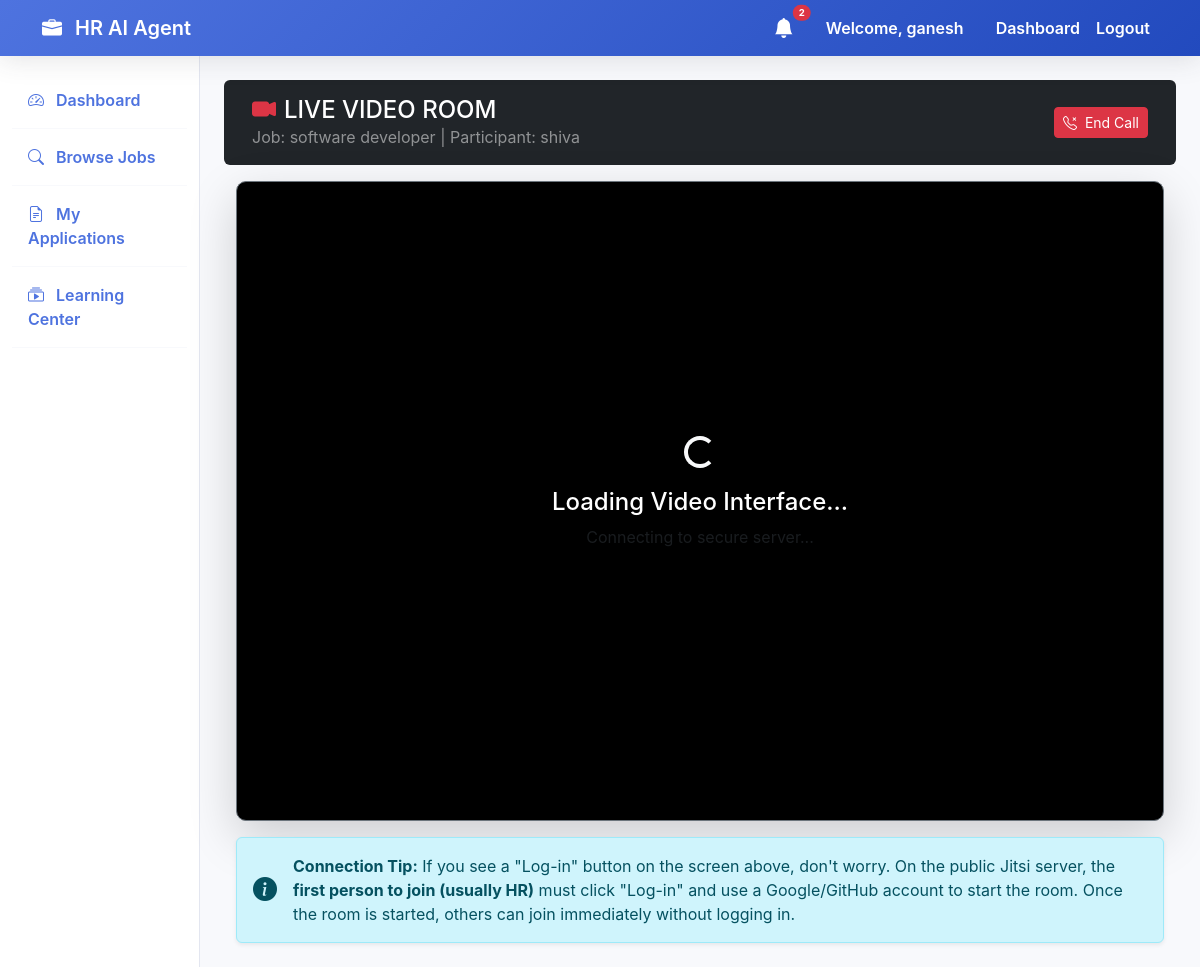
Screenshot of /interviews/live/3-7cc599ae/ (signed in) with the database file from the repository.
### accounts/models.py (models this page shows, shortened)
class User(AbstractUser):
    ROLE_CHOICES = (
        ('hr', 'HR (Recruiter)'),
        ('candidate', 'Candidate (Student/Job Seeker)'),
    )
    role = models.CharField(max_length=20, choices=ROLE_CHOICES, default='candidate')
    phone = models.CharField(max_length=15, blank=True, null=True)
    organization_name = models.CharField(max_length=255, blank=True, null=True, help_text="Required for HR role")
    profile_picture = models.ImageField(upload_to='profile_pics/', blank=True, null=True)

### interviews/models.py (models this page shows, shortened)
class LiveInterview(models.Model):
    STATUS_CHOICES = (
        ('scheduled', 'Scheduled'),
        ('completed', 'Completed'),
        ('cancelled', 'Cancelled'),
    )
    application = models.ForeignKey(Application, on_delete=models.CASCADE, related_name='live_interviews')
    interviewer = models.ForeignKey(settings.AUTH_USER_MODEL, on_delete=models.CASCADE, related_name='conducted_interviews')
    scheduled_at = models.DateTimeField()
    meeting_id = models.CharField(max_length=100, unique=True)
    status = models.CharField(max_length=20, choices=STATUS_CHOICES, default='scheduled')
    duration_minutes = models.IntegerField(default=30)
    created_at = models.DateTimeField(auto_now_add=True)

### jobs/models.py (models this page shows, shortened)
class Application(models.Model):
    STATUS_CHOICES = (
        ('applied', 'Applied'),
        ('shortlisted', 'Shortlisted'),
        ('rejected', 'Rejected'),
        ('interview', 'Interview'),
    )
    job = models.ForeignKey(Job, on_delete=models.CASCADE, related_name='applications')
    candidate = models.ForeignKey(settings.AUTH_USER_MODEL, on_delete=models.CASCADE, related_name='job_applications')
    resume = models.ForeignKey(Resume, on_delete=models.SET_NULL, null=True)
    match_score = models.FloatField(default=0.0)
    ai_feedback = models.TextField(blank=True, null=True)
    skills_matched = models.TextField(blank=True, null=True)
    missing_skills = models.TextField(blank=True, null=True)
    improvement_suggestions = models.TextField(blank=True, null=True)
    status = models.CharField(max_length=20, choices=STATUS_CHOICES, default='applied')
    applied_at = models.DateTimeField(auto_now_add=True)

class Job(models.Model):
    hr = models.ForeignKey(settings.AUTH_USER_MODEL, on_delete=models.CASCADE, related_name='posted_jobs')
    title = models.CharField(max_length=255)
    description = models.TextField()
    skills_required = models.TextField(help_text="Comma separated skills")
    experience_required = models.CharField(max_length=100)
    location = models.CharField(max_length=255)
    created_at = models.DateTimeField(auto_now_add=True)

### interviews/views.py (the view)
# urls.py: path('live/<str:meeting_id>/', views.live_interview_room, name='live_interview_room'),
@login_required
def live_interview_room(request, meeting_id):
    interview = get_object_or_404(LiveInterview, meeting_id=meeting_id)
    if request.user != interview.interviewer and request.user != interview.application.candidate:
        messages.error(request, "You are not authorized to join this interview.")
        return redirect('dashboard')
    context = {
        'interview': interview,
        'is_hr': request.user.role == 'hr',
        'jitsi_domain': "meet.jit.si",
        'room_name': f"TalentFlow-Interview-{meeting_id}",
    }
    return render(request, 'interviews/live_room.html', context)

### interviews/context_processors.py (called while the page is built)
def unread_notifications(request):
    if request.user.is_authenticated:
        count = Notification.objects.filter(recipient=request.user, is_read=False).count()
        return {'unread_notifications_count': count}
    return {'unread_notifications_count': 0}

### templates/interviews/live_room.html (shortened to what this page needs)
{% extends 'base.html' %}
{% block content %}
<div class="container-fluid">
    <div class="row mb-3 align-items-center bg-dark text-white p-3 rounded">
        <div class="col">
            <h2 class="h4 mb-0"><i class="bi bi-camera-video-fill text-danger me-2"></i>LIVE VIDEO ROOM</h2>
            <p class="text-white-50 mb-0">
                Job: {{ interview.application.job.title }} |
                Participant:
                {% if is_hr %}
                {{ interview.application.candidate.username }}
                {% else %}
                {{ interview.interviewer.username }}
                {% endif %}
            </p>
        </div>
        <div class="col-auto">
            <a href="{% url 'application_detail' interview.application.id %}" class="btn btn-danger btn-sm">
                <i class="bi bi-telephone-x me-2"></i>End Call
            </a>
        </div>
    </div>
    <div class="row">
        <div class="col-12">
            <div id="meet" class="shadow-lg border border-secondary"
                style="background: #000; min-height: 80vh; display: flex; align-items: center; justify-content: center;">
                <div class="text-center text-white">
                    <div class="spinner-border text-light mb-3" role="status">
                    </div>
                    <h4>Loading Video Interface...</h4>
                    <p class="text-muted">Connecting to secure server...</p>
                </div>
            </div>
        </div>
    </div>
    <div class="row mt-3">
        <div class="col-12">
            <div class="alert alert-info d-flex align-items-center mb-0 shadow-sm" role="alert">
                <i class="bi bi-info-circle-fill fs-4 me-3"></i>
                <div>
                    <strong>Connection Tip:</strong> If you see a "Log-in" button on the screen above, don't worry. On
                    the public Jitsi server, the <strong>first person to join (usually HR)</strong> must click "Log-in"
                    and use a Google/GitHub account to start the room. Once the room is started, others can join
                    immediately without logging in.
                </div>
            </div>
        </div>
    </div>
</div>
{% endblock %}

### templates/base.html (shortened to what this page needs)
<!DOCTYPE html>
<html lang="en">
<head>
    <link href="https://cdn.jsdelivr.net/npm/bootstrap@5.3.0/dist/css/bootstrap.min.css" rel="stylesheet">
    <link rel="stylesheet" href="https://cdn.jsdelivr.net/npm/bootstrap-icons@1.10.5/font/bootstrap-icons.css">
</head>
<body>
    <nav class="navbar navbar-expand-lg sticky-top">
        <div class="container">
            <a class="navbar-brand" href="{% url 'home' %}">
                <i class="bi bi-briefcase-fill me-2"></i> HR AI Agent
            </a>
            <div class="collapse navbar-collapse" id="navbarNav">
                <ul class="navbar-nav ms-auto">
                    {% if user.is_authenticated %}
                    <li class="nav-item me-3 d-flex align-items-center">
                        <a href="{% url 'dashboard' %}" class="nav-link position-relative py-0">
                            <i class="bi bi-bell-fill fs-5"></i>
                            {% if unread_notifications_count > 0 %}
                            <span
                                class="position-absolute top-0 start-100 translate-middle badge rounded-pill bg-danger"
                                style="font-size: 0.6rem;">
                                {{ unread_notifications_count }}
                            </span>
                            {% endif %}
                        </a>
                    </li>
                    <li class="nav-link text-white me-3">Welcome, {{ user.username }}</li>
                    <li class="nav-item">
                        <a class="nav-link" href="{% url 'dashboard' %}">Dashboard</a>
                    </li>
                    <li class="nav-item">
                        <form action="{% url 'logout' %}" method="post" class="d-inline">
                            <button type="submit" class="nav-link btn btn-link"
                                style="text-decoration: none;">Logout</button>
                        </form>
                    </li>
                    {% endif %}
                </ul>
            </div>
        </div>
    </nav>
    <div class="container-fluid">
        <div class="row">
            {% if user.is_authenticated %}
            <nav class="col-md-3 col-lg-2 d-md-block sidebar collapse">
                <div class="position-sticky pt-3">
                    <ul class="nav flex-column">
                        <li class="nav-item">
                            <a class="nav-link active" href="{% url 'dashboard' %}">
                                <i class="bi bi-speedometer2 me-2"></i> Dashboard
                            </a>
                        </li>
                        {% if user.role == 'hr' %}
                        <li class="nav-item">
                            <a class="nav-link" href="{% url 'post_job' %}">
                                <i class="bi bi-plus-circle me-2"></i> Post Job
                            </a>
                        </li>
                        <li class="nav-item">
                            <a class="nav-link" href="{% url 'hr_jobs' %}">
                                <i class="bi bi-list-task me-2"></i> My Jobs
                            </a>
                        </li>
                        {% else %}
                        <li class="nav-item">
                            <a class="nav-link" href="{% url 'job_list' %}">
                                <i class="bi bi-search me-2"></i> Browse Jobs
                            </a>
                        </li>
                        <li class="nav-item">
                            <a class="nav-link" href="{% url 'my_applications' %}">
                                <i class="bi bi-file-earmark-text me-2"></i> My Applications
                            </a>
                        </li>
                        <li class="nav-item">
                            <a class="nav-link" href="{% url 'course_list' %}">
                                <i class="bi bi-collection-play me-2"></i> Learning Center
                            </a>
                        </li>
                        {% endif %}
                    </ul>
                </div>
            </nav>
            <main class="col-md-9 ms-sm-auto col-lg-10 px-md-4 py-4">
                {% block content %}{% endblock %}
            </main>
            {% endif %}
        </div>
    </div>
</body>
</html>

### templates/base.html (style rules this page uses)
:root { --primary-color: #4e73df; --secondary-color: #858796; --success-color: #1cc88a; --info-color: #36b9cc; --warning-color: #f6c23e; --danger-color: #e74a3b; --dark-bg: #f8f9fc; }
body { font-family: 'Inter', -apple-system, BlinkMacSystemFont, "Segoe UI", Roboto, "Helvetica Neue", Arial, sans-serif; background-color: var(--dark-bg); color: #5a5c69; }
.navbar { background: linear-gradient(135deg, #4e73df 0%, #224abe 100%); box-shadow: 0 0.15rem 1.75rem 0 rgba(58, 59, 69, 0.15); }
.navbar-brand, .nav-link { color: white !important; font-weight: 600; }
.sidebar { min-height: 100vh; background: white; border-right: 1px solid #e3e6f0; }
.sidebar .nav-link { color: #4e73df !important; padding: 1rem; border-bottom: 1px solid #f8f9fc; }

### templates/interviews/live_room.html (style rules this page uses)
#meet { height: 80vh; width: 100%; border-radius: 10px; overflow: hidden; background-color: #000; }

### rows the page displays
User: username "ganesh"
LiveInterview: application.job "software developer", interviewer.username "shiva"

### other values shown
{{ unread_notifications_count }} "2"
